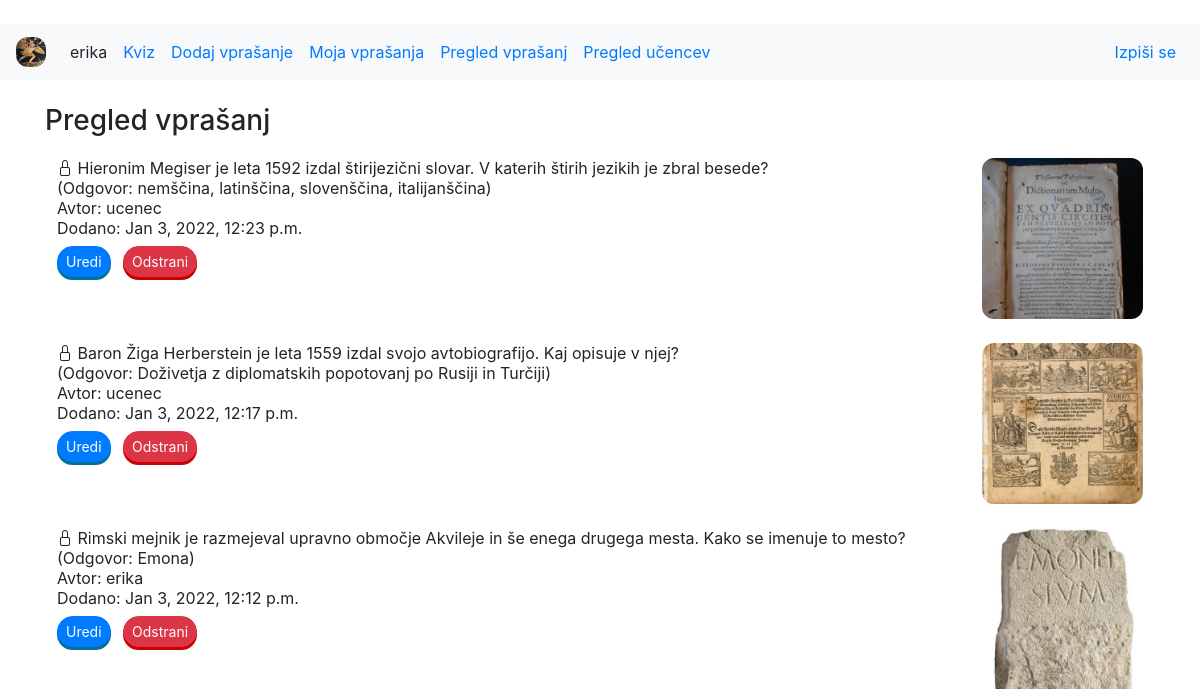
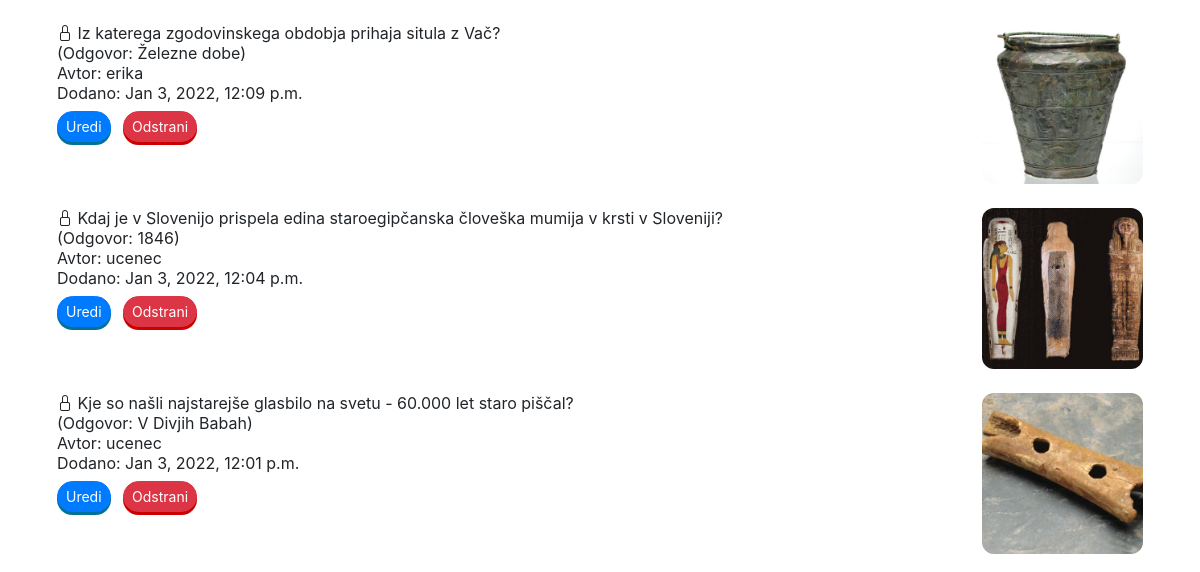
The page /pregled_vprasanj (signed in, upper part) on the database as committed earlier (2 pictures, top to bottom).
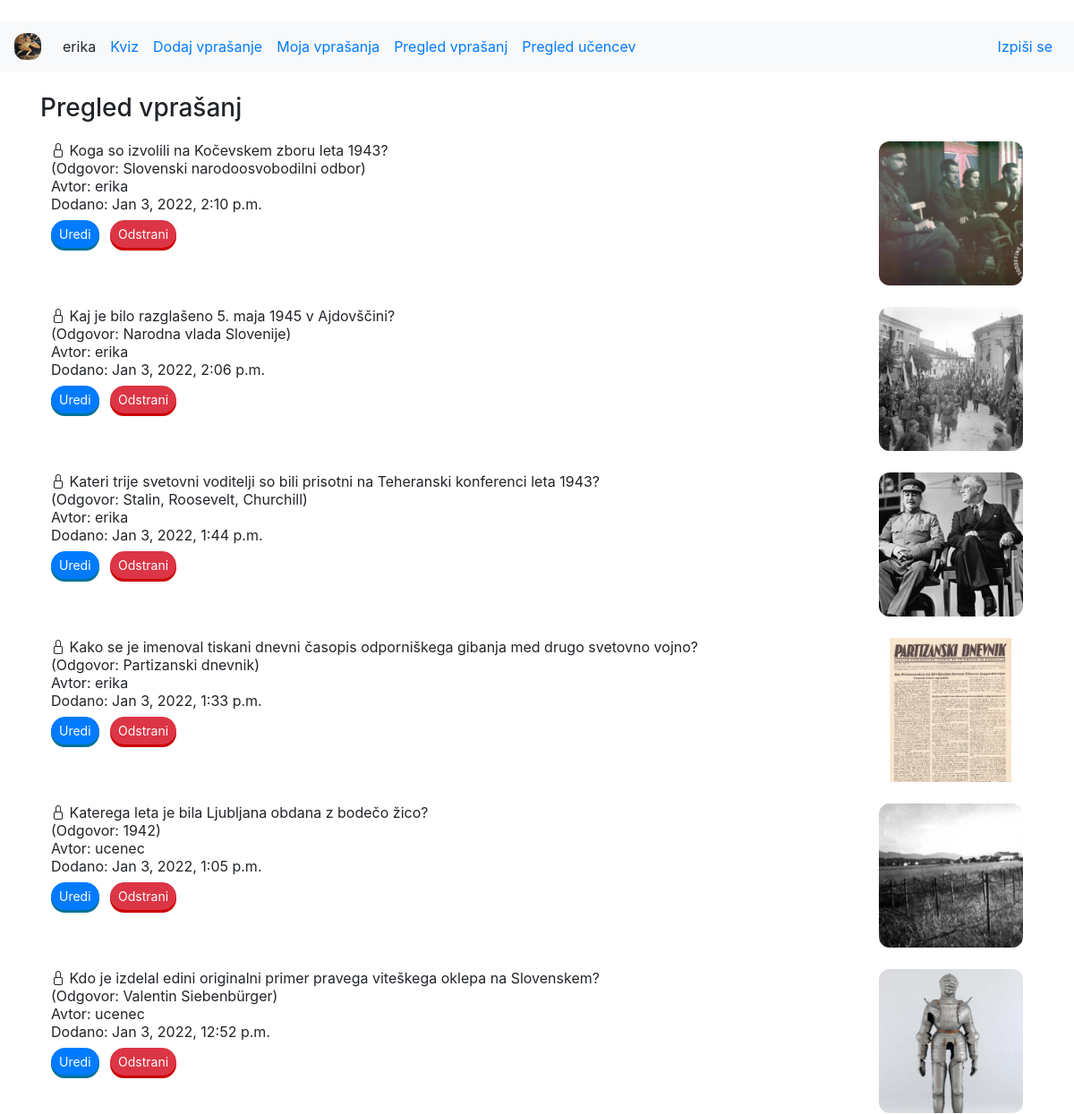
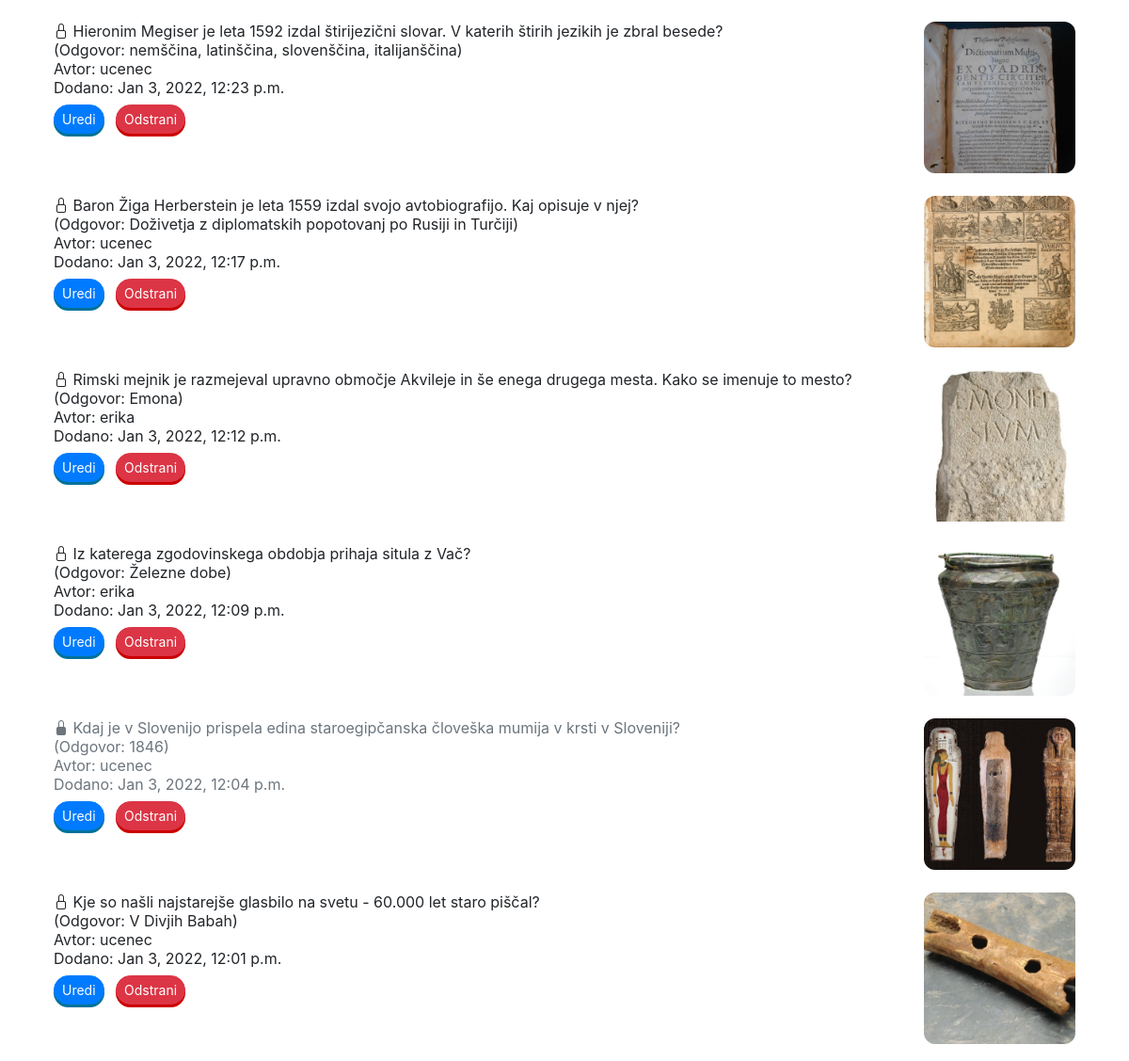
The same page on the database as committed later (2 pictures, top to bottom).
### zgodovinakviz/models.py (models this page shows, shortened)
class Vprasanje(models.Model):
    author = models.ForeignKey(Uporabnik, on_delete=models.SET_NULL, null=True)
    vprasanje = models.CharField(max_length=1000)
    pravilen_odgovor = models.CharField(max_length=1000)
    napacen_odgovor_1 = models.CharField(max_length=1000)
    napacen_odgovor_2 = models.CharField(max_length=1000)
    namig = models.CharField(max_length=1000)
    slika = models.ForeignKey(Slika, on_delete=models.SET_NULL, null=True)
    slika_name = models.CharField(max_length=1000, default="")
    created_date = models.DateTimeField(default=timezone.now)
    published_date = models.DateTimeField(blank=True, null=True)
    locked = models.BooleanField(default=False)

class Uporabnik(models.Model):
    user = models.OneToOneField(settings.AUTH_USER_MODEL, on_delete=models.CASCADE)
    level = models.ForeignKey(Level, on_delete=models.SET_NULL, null=True)
    ucitelj = models.BooleanField(default=False)
    locked = models.BooleanField(default=False)

class Slika(models.Model):
    slika = models.ImageField(upload_to='images/')

### zgodovinakviz/views.py (the view)
# urls.py: path('pregled_vprasanj', views.pregled_vprasanj, name='pregled_vprasanj'),
@login_required
def pregled_vprasanj(request):
    if not Uporabnik.objects.get(user=request.user).ucitelj:
        return redirect("kviz")
    vprasanja = Vprasanje.objects.all().order_by('-created_date')
    return render(request, 'zgodovinakviz/questions_overview_ucitelj.html', {'vprasanja': vprasanja,
                                                                     'title': 'Pregled vprašanj',
                                                                     'uporabnik': Uporabnik.objects.get(user=request.user)})

### zgodovinakviz/templates/zgodovinakviz/questions_overview_ucitelj.html (shortened to what this page needs)
{% extends 'zgodovinakviz/base.html' %}
{% block content %}
<div class="container mt-4">
    <h3>Pregled vprašanj</h3>
    <table class="table table-borderless">
        <tbody>
            {% for v in vprasanja %}
            <tr>
                <td class="text-left col-9 col-lg-10 {% if v.locked %}text-muted{%endif%}">
                    {% if v.locked %}
                    <i data-toggle="modal" data-target="#modalUnlock{{v.pk}}" class="teacher bi bi-lock-fill"></i>
                    {% else %}
                    <i data-toggle="modal" data-target="#modalLock{{v.pk}}" class="teacher bi bi-lock"></i>
                    {% endif %}
                    {{v.vprasanje}}<br>
                    (Odgovor: {{v.pravilen_odgovor}})<br>
                    Avtor: {{v.author.user.username}}<br>
                    Dodano: {{v.created_date}}<br>
                    <a role="button" href="{% url 'uredi' pk=v.pk %}" class="btn btn-primary btn-sm mt-2">Uredi</a>
                    <button data-toggle="modal" data-target="#modalDelete{{v.pk}}" class="btn btn-danger btn-sm ml-2 mt-2">Odstrani</button>
                </td>
                <td class="text-right">
                    <img src="{{v.slika.slika.url}}" class="img-fluid">
                </td>
            </tr>
            {% endfor %}
        </tbody>
    </table>
</div>
{% endblock %}

Rows that differ between the two databases and show on the page:
added Vprasanje: vprasanje "Koga so izvolili na Kočevskem zboru leta 1943?", pravilen_odgovor "Slovenski narodoosvobodilni odbor", author.user.username "erika", created_date "Jan 3, 2022, 2:10 p.m.", slika.slika (picture)
added Vprasanje: vprasanje "Kaj je bilo razglašeno 5. maja 1945 v Ajdovščini?", pravilen_odgovor "Narodna vlada Slovenije", author.user.username "erika", created_date "Jan 3, 2022, 2:06 p.m.", slika.slika (picture)
added Vprasanje: vprasanje "Kateri trije svetovni voditelji so bili prisotni na Teheranski konferenci leta 1943?", pravilen_odgovor "Stalin, Roosevelt, Churchill", author.user.username "erika", created_date "Jan 3, 2022, 1:44 p.m.", slika.slika (picture)
added Vprasanje: vprasanje "Kako se je imenoval tiskani dnevni časopis odporniškega gibanja med drugo svetovno vojno?", pravilen_odgovor "Partizanski dnevnik", author.user.username "erika", created_date "Jan 3, 2022, 1:33 p.m.", slika.slika (picture)
added Vprasanje: vprasanje "Katerega leta je bila Ljubljana obdana z bodečo žico?", pravilen_odgovor "1942", author.user.username "ucenec", created_date "Jan 3, 2022, 1:05 p.m.", slika.slika (picture)
added Vprasanje: vprasanje "Kdo je izdelal edini originalni primer pravega viteškega oklepa na Slovenskem?", pravilen_odgovor "Valentin Siebenbürger", author.user.username "ucenec", created_date "Jan 3, 2022, 12:52 p.m.", slika.slika (picture)
changed Vprasanje "Jan 3, 2022, 12:04 p.m.": locked False → True (drawn)
